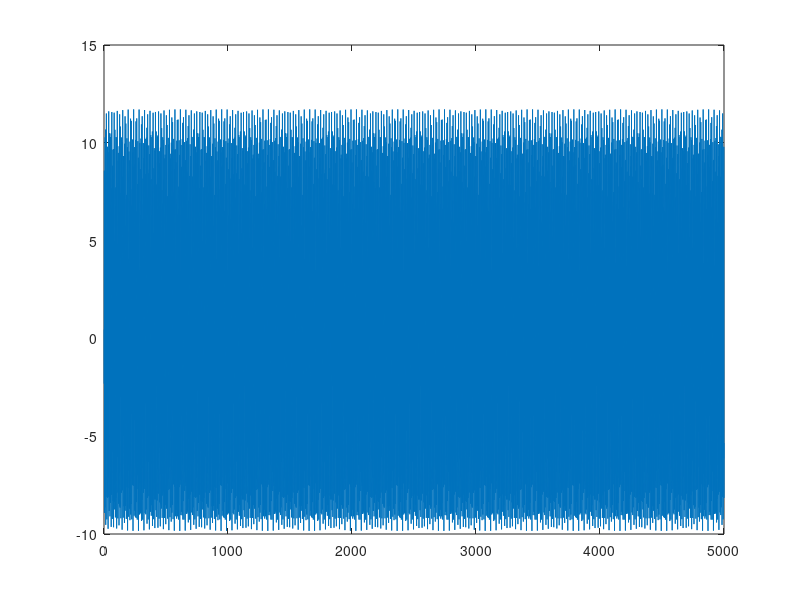

Here is the MATLAB script that generated this plot:
clear;
loop = 0;
wloop = zeros(500,1);
index = 1;
while (loop<2)
 loop = loop +1;

inc = loop * 0 ;
u = 0.01;
u0 = 0;
mub = 0.01;
tsize = 5000;
switch index
    case 0
        u = 0.01 + inc;
    case 1
      %  u0 = 0.01 + inc;
    case 2
        mub = 0.01 + inc;
    case 3
        tsize = 500 + inc* 1000;
end
N = 30;

w = zeros(2*N,1);
w0 = 0.1;
an = 1;
x = zeros(2*N,1);
T = 1;
recorde = zeros(tsize,1);
recordw = zeros(tsize,1);
sumw0 = 0;
wbias = 0;
%/180*pi
for i = 1:tsize
    sumw0 = w0 ; %+ w0
    for j = 1:N
        x(j,1) = sin(j * sumw0* T);
    end
    for j=N+1:2*N
        x(j,1) = cos((j-N) * sumw0 * T);
    end
  % x(2 * N +1,1) = 15;
  
    e = 6* cos(2*i) + 3 * sin(i) + 3 * sin( 3 * i) - w' * x - wbias;
    wbias = wbias + 2* mub * e;
    sumw1 = 0;
    for j = 1:N
        sumw1 = sumw1 + j*(w(j+N,1) * x(j,1) - w(j,1) * x(N + j,1));
    end
    w0 = w0+ 2 * u0 * e * sumw1;
    recordw(i) = w0;
    recorde(i) = e;
    w = w + 2 * u * e * x;
end

    
for tt = tsize/3:tsize*2/3
wloop(loop) = wloop(loop) + abs(recorde(floor(tt)));
end
wloop(loop) = wloop(loop) /  tsize*3;
% figure(1);
% plot(recorde);
% figure(2);
% plot(w);

end

[mt,nt] = min(wloop)
plot(wloop)
plot(recorde)